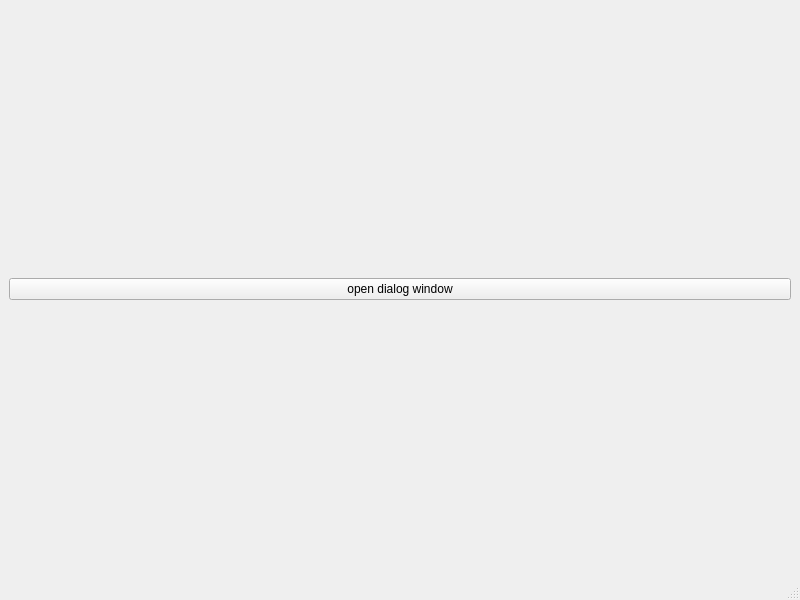
<?xml version="1.0" encoding="UTF-8"?>
<ui version="4.0">
 <class>MainWindow</class>
 <widget class="QMainWindow" name="MainWindow">
  <property name="geometry">
   <rect>
    <x>0</x>
    <y>0</y>
    <width>800</width>
    <height>600</height>
   </rect>
  </property>
  <property name="windowTitle">
   <string>MainWindow</string>
  </property>
  <widget class="QWidget" name="centralwidget">
   <layout class="QVBoxLayout" name="verticalLayout">
    <item>
     <widget class="QPushButton" name="pushButton">
      <property name="text">
       <string>open dialog window</string>
      </property>
     </widget>
    </item>
   </layout>
  </widget>
  <widget class="QMenuBar" name="menubar">
   <property name="geometry">
    <rect>
     <x>0</x>
     <y>0</y>
     <width>800</width>
     <height>22</height>
    </rect>
   </property>
  </widget>
  <widget class="QStatusBar" name="statusbar"/>
 </widget>
 <resources/>
 <connections/>
</ui>
